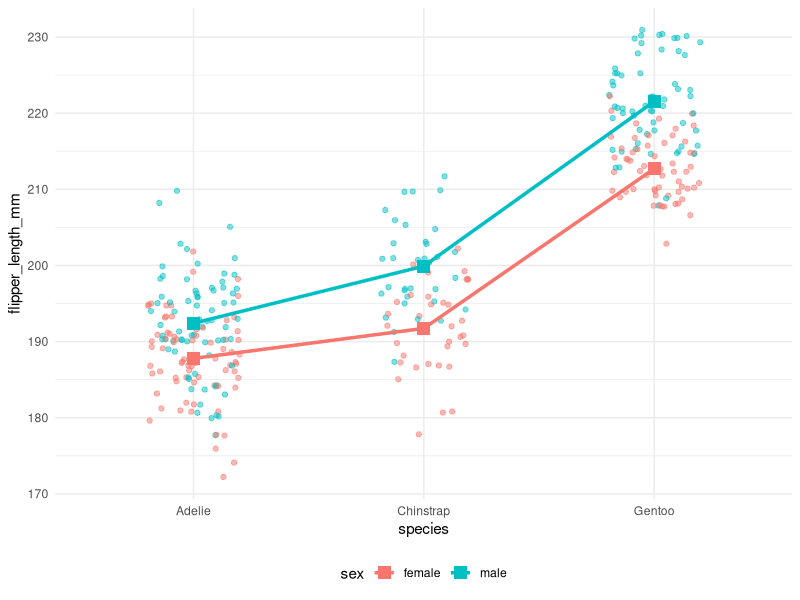
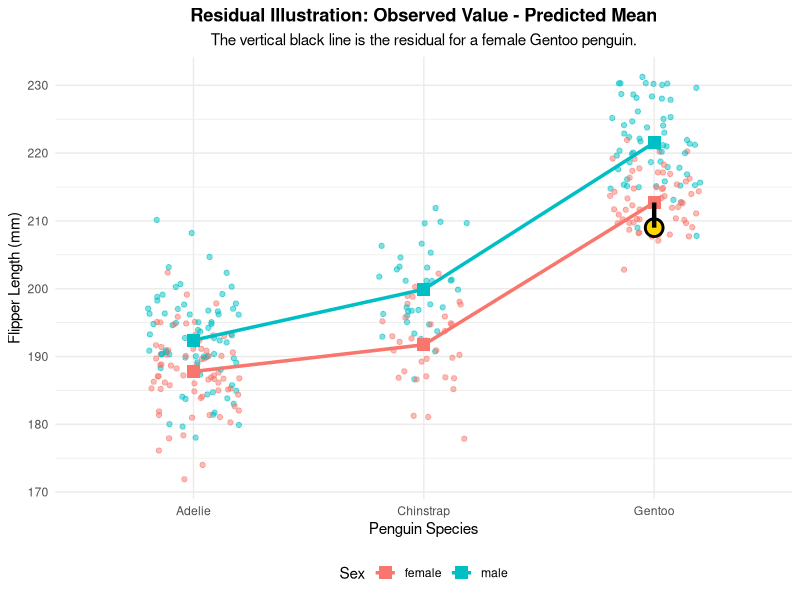
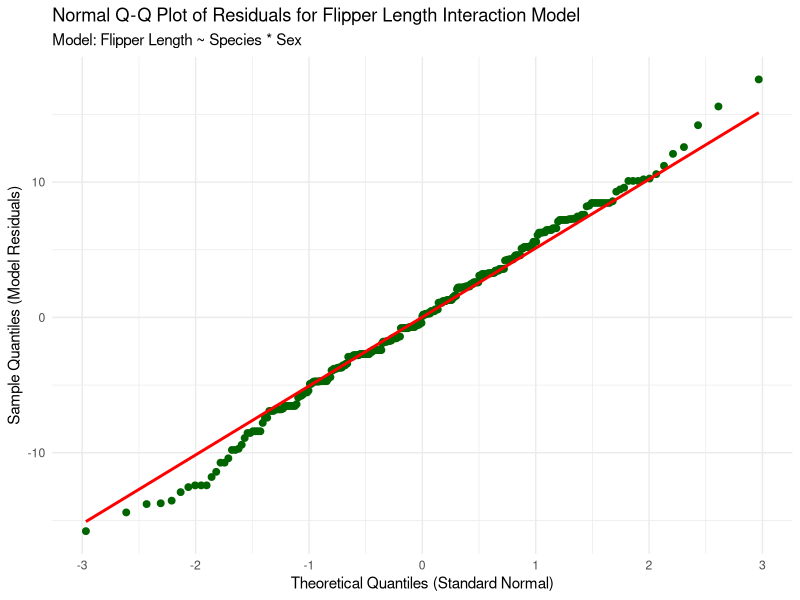
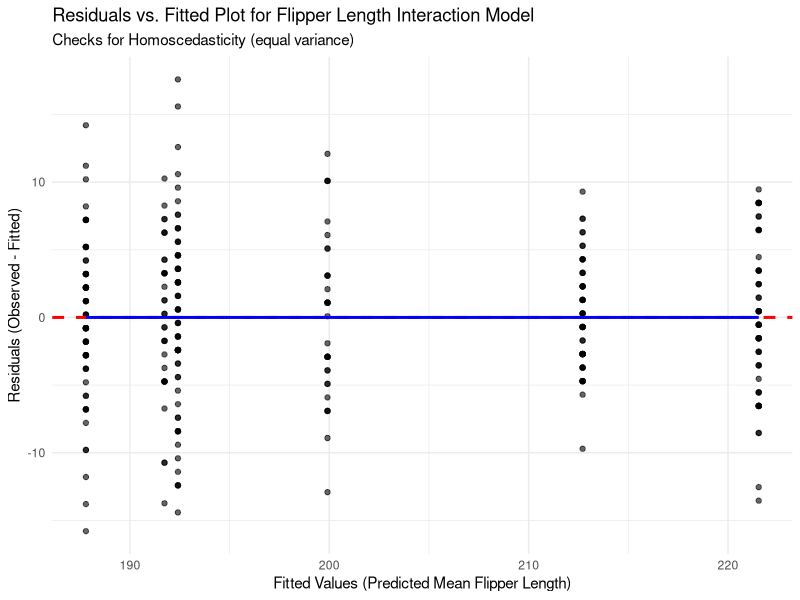
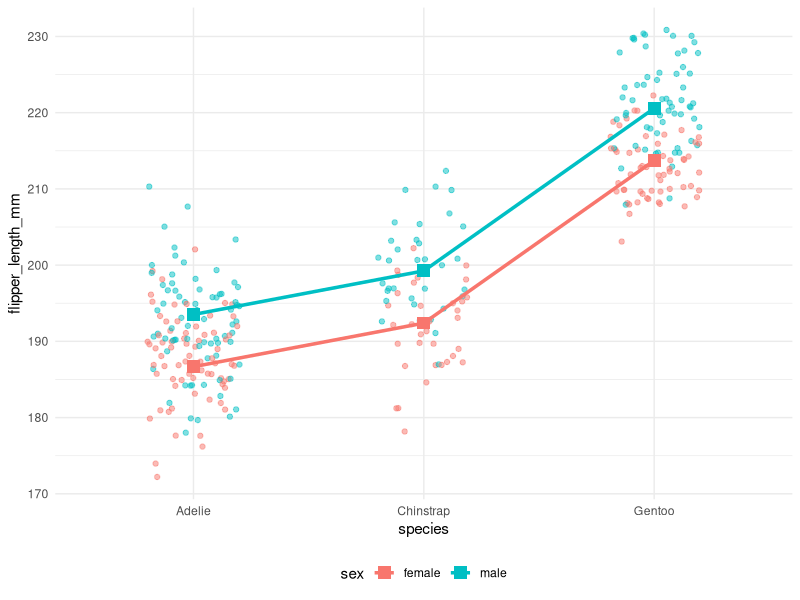
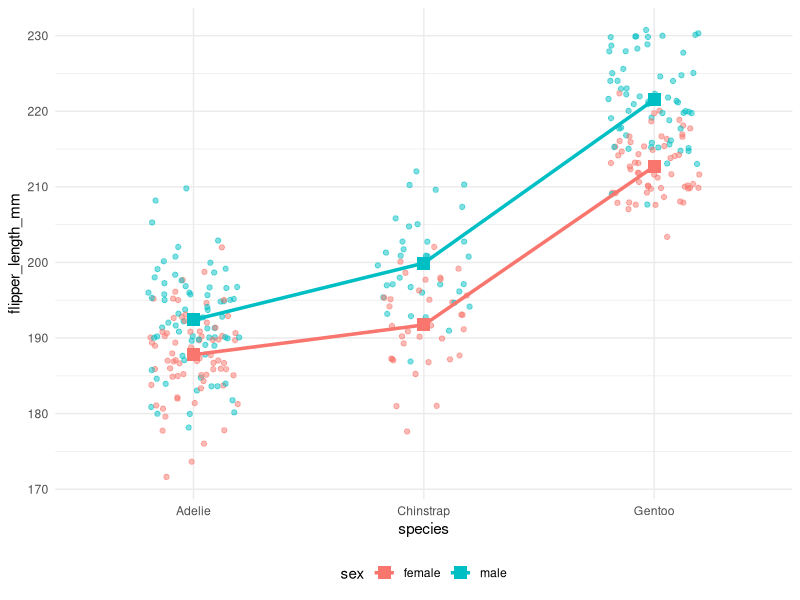
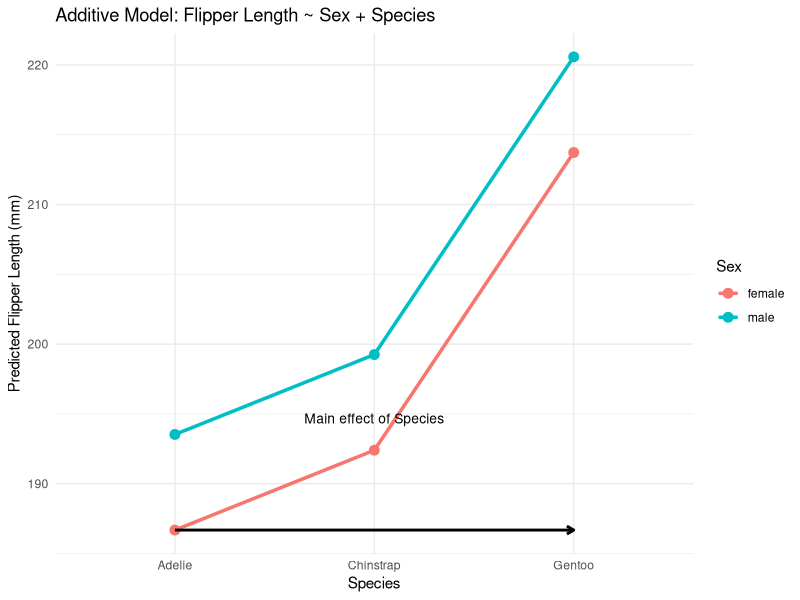
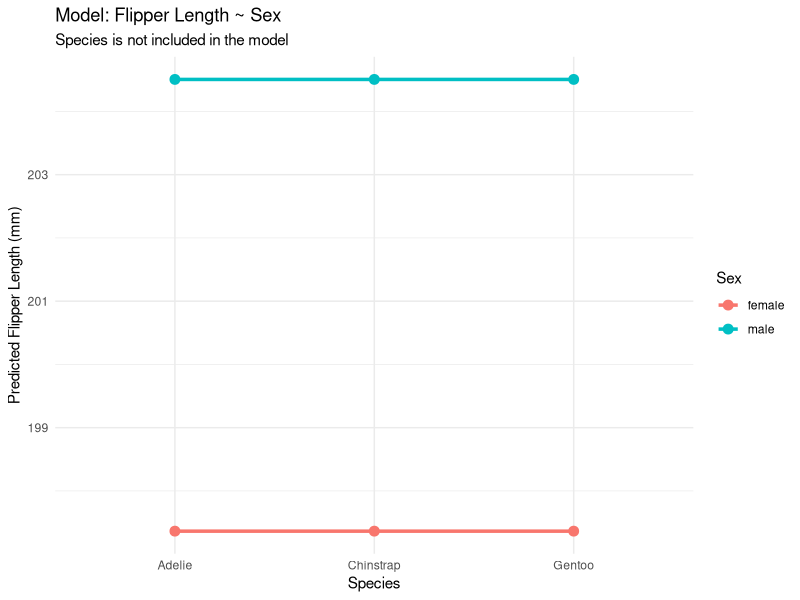

Write the R code that produced these figures, in order.
## ---- chunk 1
#| echo: false

library(tidyverse)
library(palmerpenguins)
library(broom)
library(kableExtra)
## ---- chunk 2
#| echo: false
library(tidyverse)
library(palmerpenguins)

# 1. Load and fit the Interaction Model
penguins_data <- penguins %>%
  drop_na(flipper_length_mm, species, sex)

model_interaction <- lm(flipper_length_mm ~ species * sex, data = penguins_data)

# 2. Create Prediction Grid for fitted lines
prediction_grid_interaction <- expand.grid(
  species = unique(penguins_data$species),
  sex = unique(penguins_data$sex)
)
prediction_grid_interaction$Predicted_FL <- predict(model_interaction, newdata = prediction_grid_interaction)

# 3. Select one observation to highlight
highlight_observation <- penguins_data %>%
  filter(species == "Gentoo", sex == "female") %>%
  slice(5) 

predicted_for_highlight <- prediction_grid_interaction %>%
  filter(species == highlight_observation$species, sex == highlight_observation$sex) %>%
  pull(Predicted_FL)

# 4. Generate the Plot
ggplot(penguins_data, aes(x = species, y = flipper_length_mm, color = sex)) +
  
  # A. Plot all original data points with jitter (for context)
  geom_point(position = position_jitter(width = 0.2), 
             size = 1.5, 
             alpha = 0.5) +
  
  # B. Add the non-parallel fitted lines
  geom_line(data = prediction_grid_interaction, 
            aes(y = Predicted_FL, group = sex), 
            linewidth = 1.2) +
  
  # C. Add points for the *predicted* means (the fitted line's points)
  geom_point(data = prediction_grid_interaction, 
             aes(y = Predicted_FL, group = sex), 
             size = 4, 
             shape = 15) +
  theme_minimal() +
  scale_color_manual(values = c("female" = "#F8766D", "male" = "#00BFC4")) +
  theme(
    plot.title = element_text(hjust = 0.5, face = "bold"),
    plot.subtitle = element_text(hjust = 0.5),
    legend.position = "bottom"
  )
## ---- chunk 3
#| echo: false
library(tidyverse)
library(palmerpenguins)

# 1. Load and fit the Interaction Model
penguins_data <- penguins %>%
  drop_na(flipper_length_mm, species, sex)

model_interaction <- lm(flipper_length_mm ~ species * sex, data = penguins_data)

# 2. Create Prediction Grid for fitted lines
prediction_grid_interaction <- expand.grid(
  species = unique(penguins_data$species),
  sex = unique(penguins_data$sex)
)
prediction_grid_interaction$Predicted_FL <- predict(model_interaction, newdata = prediction_grid_interaction)

# 3. Select one observation to highlight
highlight_observation <- penguins_data %>%
  filter(species == "Gentoo", sex == "female") %>%
  slice(5) 

predicted_for_highlight <- prediction_grid_interaction %>%
  filter(species == highlight_observation$species, sex == highlight_observation$sex) %>%
  pull(Predicted_FL)

# 4. Generate the Plot
ggplot(penguins_data, aes(x = species, y = flipper_length_mm, color = sex)) +
  
  # A. Plot all original data points with jitter (for context)
  geom_point(position = position_jitter(width = 0.2), 
             size = 1.5, 
             alpha = 0.5) +
  
  # B. Add the non-parallel fitted lines
  geom_line(data = prediction_grid_interaction, 
            aes(y = Predicted_FL, group = sex), 
            linewidth = 1.2) +
  
  # C. Add points for the *predicted* means (the fitted line's points)
  geom_point(data = prediction_grid_interaction, 
             aes(y = Predicted_FL, group = sex), 
             size = 4, 
             shape = 15) +
  
  # D. Highlight the specific observed point (Observed Value)
  geom_point(data = highlight_observation, 
             aes(x = species, y = flipper_length_mm), 
             color = "black", size = 5, shape = 21, fill = "gold", stroke = 1.5) +
  
  # E. Illustrate the residual: Vertical line from Observed to Predicted
  # NOTE: Using highlight_observation as data source and mapping X to 'species'
  # ensures the line stays precisely on the categorical X position.
  geom_segment(data = highlight_observation, 
               aes(x = species,
                   xend = species,
                   y = flipper_length_mm, 
                   yend = predicted_for_highlight),
               color = "black", linetype = "solid", linewidth = 1.5, inherit.aes = FALSE) + 
  
  labs(
    title = "Residual Illustration: Observed Value - Predicted Mean",
    subtitle = paste0("The vertical black line is the residual for a ", highlight_observation$sex, " ", highlight_observation$species, " penguin."),
    x = "Penguin Species",
    y = "Flipper Length (mm)",
    color = "Sex"
  ) +
  theme_minimal() +
  scale_color_manual(values = c("female" = "#F8766D", "male" = "#00BFC4")) +
  theme(
    plot.title = element_text(hjust = 0.5, face = "bold"),
    plot.subtitle = element_text(hjust = 0.5),
    legend.position = "bottom"
  )
## ---- chunk 4
#| echo: false 

library(tidyverse)
library(palmerpenguins)

# 1. Load and Clean Data
penguins_data <- penguins %>%
  drop_na(flipper_length_mm, species, sex)

# 2. Fit the Interaction Model
# Flipper Length is the response; Species and Sex are explanatory factors.
model_interaction <- lm(flipper_length_mm ~ species * sex, data = penguins_data)

# 3. Extract Residuals and Store in a Data Frame
residuals_data <- data.frame(
  Residuals = residuals(model_interaction)
)

# 4. Generate the Normal Q-Q Plot using ggplot2
ggplot(residuals_data, aes(sample = Residuals)) +
  # Add the quantile points
  geom_qq(color = "darkgreen", size = 2) + 
  # Add the reference line (where the points should lie if normal)
  geom_qq_line(color = "red", linewidth = 1) + 
  labs(
    title = "Normal Q-Q Plot of Residuals for Flipper Length Interaction Model",
    subtitle = "Model: Flipper Length ~ Species * Sex",
    x = "Theoretical Quantiles (Standard Normal)",
    y = "Sample Quantiles (Model Residuals)"
  ) +
  theme_minimal()
## ---- chunk 5
#| echo: false
library(tidyverse)
library(palmerpenguins)

# 1. Load and fit the Interaction Model
penguins_data <- penguins %>%
  drop_na(flipper_length_mm, species, sex)

model_interaction <- lm(flipper_length_mm ~ species * sex, data = penguins_data)

# 2. Extract Fitted Values and Residuals
# The augment() function from the broom package is the easiest way to get these,
# but using base R/tidyverse functions is more direct for a quick plot.
plot_data <- data.frame(
  Fitted_Values = fitted(model_interaction),
  Residuals = residuals(model_interaction)
)

# 3. Generate the Residuals vs. Fitted Plot
ggplot(plot_data, aes(x = Fitted_Values, y = Residuals)) +
  
  # Add points for each residual
  geom_point(alpha = 0.6) +
  
  # Add a horizontal line at Residual = 0 (the reference line)
  geom_hline(yintercept = 0, color = "red", linetype = "dashed", linewidth = 1) +
  
  # Add a locally weighted smoothing (LOWESS) line to check for non-linearity
  # This line should be flat and close to zero if the linearity assumption holds.
  geom_smooth(method = "loess", color = "blue", se = FALSE, linewidth = 1) +
  
  labs(
    title = "Residuals vs. Fitted Plot for Flipper Length Interaction Model",
    subtitle = "Checks for Homoscedasticity (equal variance)",
    x = "Fitted Values (Predicted Mean Flipper Length)",
    y = "Residuals (Observed - Fitted)"
  ) +
  theme_minimal()

## ---- chunk 6
#| echo: false
m1 <- lm(flipper_length_mm ~ species + sex, data = penguins)
m2 <- lm(flipper_length_mm ~ species * sex, data = penguins)

tidy(m1) |>
  select(term, estimate, std.error)
## ---- chunk 7
#| echo: false
library(tidyverse)
library(palmerpenguins)

# 1. Load and fit the Additive Model
penguins_data <- penguins %>%
  drop_na(flipper_length_mm, species, sex)

model_additive <- lm(flipper_length_mm ~ species + sex, data = penguins_data)

# 2. Create Prediction Grid for fitted lines
prediction_grid_additive <- expand.grid(
  species = unique(penguins_data$species),
  sex = unique(penguins_data$sex)
)

prediction_grid_additive$Predicted_FL <- predict(
  model_additive,
  newdata = prediction_grid_additive
)

# 3. Select one observation to highlight
highlight_observation <- penguins_data %>%
  filter(species == "Gentoo", sex == "female") %>%
  slice(5)

predicted_for_highlight <- prediction_grid_additive %>%
  filter(
    species == highlight_observation$species,
    sex == highlight_observation$sex
  ) %>%
  pull(Predicted_FL)

# 4. Generate the Plot
ggplot(penguins_data, aes(x = species, y = flipper_length_mm, color = sex)) +

  # A. Plot all original data points with jitter
  geom_point(
    position = position_jitter(width = 0.2),
    size = 1.5,
    alpha = 0.5
  ) +

  # B. Add parallel fitted lines
  geom_line(
    data = prediction_grid_additive,
    aes(y = Predicted_FL, group = sex),
    linewidth = 1.2
  ) +

  # C. Add points for the predicted means
  geom_point(
    data = prediction_grid_additive,
    aes(y = Predicted_FL, group = sex),
    size = 4,
    shape = 15
  ) +

  theme_minimal() +
  scale_color_manual(
    values = c("female" = "#F8766D", "male" = "#00BFC4")
  ) +
  theme(
    plot.title = element_text(hjust = 0.5, face = "bold"),
    plot.subtitle = element_text(hjust = 0.5),
    legend.position = "bottom"
  )
## ---- chunk 8
tidy(m2) |>
  select(term, estimate, std.error)
## ---- chunk 9
#| echo: false
library(tidyverse)
library(palmerpenguins)

# 1. Load and fit the Interaction Model
penguins_data <- penguins %>%
  drop_na(flipper_length_mm, species, sex)

model_interaction <- lm(flipper_length_mm ~ species * sex, data = penguins_data)

# 2. Create Prediction Grid for fitted lines
prediction_grid_interaction <- expand.grid(
  species = unique(penguins_data$species),
  sex = unique(penguins_data$sex)
)
prediction_grid_interaction$Predicted_FL <- predict(model_interaction, newdata = prediction_grid_interaction)

# 3. Select one observation to highlight
highlight_observation <- penguins_data %>%
  filter(species == "Gentoo", sex == "female") %>%
  slice(5) 

predicted_for_highlight <- prediction_grid_interaction %>%
  filter(species == highlight_observation$species, sex == highlight_observation$sex) %>%
  pull(Predicted_FL)

# 4. Generate the Plot
ggplot(penguins_data, aes(x = species, y = flipper_length_mm, color = sex)) +
  
  # A. Plot all original data points with jitter (for context)
  geom_point(position = position_jitter(width = 0.2), 
             size = 1.5, 
             alpha = 0.5) +
  
  # B. Add the non-parallel fitted lines
  geom_line(data = prediction_grid_interaction, 
            aes(y = Predicted_FL, group = sex), 
            linewidth = 1.2) +
  
  # C. Add points for the *predicted* means (the fitted line's points)
  geom_point(data = prediction_grid_interaction, 
             aes(y = Predicted_FL, group = sex), 
             size = 4, 
             shape = 15) +
  theme_minimal() +
  scale_color_manual(values = c("female" = "#F8766D", "male" = "#00BFC4")) +
  theme(
    plot.title = element_text(hjust = 0.5, face = "bold"),
    plot.subtitle = element_text(hjust = 0.5),
    legend.position = "bottom"
  )
## ---- chunk 10
#| echo: false
library(tidyverse)
library(palmerpenguins)

# 1. Load and clean the data
# We drop rows with NAs in our variables of interest
penguins_data <- penguins %>%
  drop_na(flipper_length_mm, species, sex)

# 2. Fit the Two-Way ANOVA Interaction Model
# The asterisk (*) represents the main effects (species and sex) PLUS their interaction.
# Model Formula: flipper_length_mm ~ species + sex + species:sex
model_anova <- aov(flipper_length_mm ~ species * sex, data = penguins_data)

# 3. Generate the ANOVA Summary Table
# This table contains the Sums of Squares (SS), Degrees of Freedom (df), 
# Mean Squares (MS), F-statistics, and p-values for all effects.
summary(model_anova)
## ---- chunk 11
#| echo: false
library(tidyverse)
library(palmerpenguins)

library(tidyverse)
library(palmerpenguins)

# Remove missing observations
penguins_clean <- penguins %>%
  drop_na(flipper_length_mm, sex, species)

# Additive model: Sex + Species
model_add <- lm(flipper_length_mm ~ sex + species,
                data = penguins_clean)

# Predicted means for each combination
pred_add <- expand_grid(
  species = levels(penguins_clean$species),
  sex = levels(penguins_clean$sex)
) %>%
  mutate(predicted = predict(model_add, newdata = .))

# Predicted means for Female Adelie and Chinstrap
adelie_female <- pred_add %>%
  filter(species == "Adelie", sex == "female") %>%
  pull(predicted)

# Plot: Additive Model
plot_add <- ggplot(pred_add,
                   aes(x = species, y = predicted,
                       color = sex, group = sex)) +

  geom_line(linewidth = 1.2) +
  geom_point(size = 3) +

  # Horizontal arrow showing the main effect of Species
  annotate("segment",
           x = 1, xend = 3,
           y = adelie_female,
           yend = adelie_female,
           arrow = arrow(length = unit(0.2, "cm")),
           linewidth = 1,
           color = "black") +

  annotate("text",
           x = 2,
           y = adelie_female + 8,
           label = "Main effect of Species",
           hjust = 0.5,
           size = 3.5) +

  labs(
    title = "Additive Model: Flipper Length ~ Sex + Species",
    x = "Species",
    y = "Predicted Flipper Length (mm)",
    color = "Sex"
  ) +

  theme_minimal()

plot_add
## ---- chunk 12
#| echo: false
# Model without Species
model_sex <- lm(flipper_length_mm ~ sex,
                data = penguins_clean)

# Predicted means for each species and sex
pred_sex <- expand_grid(
  species = levels(penguins_clean$species),
  sex = levels(penguins_clean$sex)
) %>%
  mutate(predicted = predict(model_sex, newdata = .))

# Plot: Model without Species
plot_sex <- ggplot(pred_sex,
                   aes(x = species, y = predicted,
                       color = sex, group = sex)) +
  geom_line(linewidth = 1.2) +
  geom_point(size = 3) +
  labs(
    title = "Model: Flipper Length ~ Sex",
    subtitle = "Species is not included in the model",
    x = "Species",
    y = "Predicted Flipper Length (mm)",
    color = "Sex"
  ) +
  theme_minimal()

# Display plot
plot_sex
## ---- chunk 13
#| echo: false
library(tidyverse)
library(palmerpenguins)

# --- 1. Data Cleaning ---
# Ensure data is clean for the model
penguins_clean <- penguins %>%
  drop_na(flipper_length_mm, species, sex)

# --- 2. Model Fitting (Additive ANOVA: Flipper Length ~ Species + Sex) ---
model_additive <- lm(flipper_length_mm ~ species + sex, data = penguins_clean)

# --- 3. Prepare Data for Plotting ---
plot_data <- penguins_clean %>%
  mutate(
    fitted_values = fitted(model_additive),
    residuals = resid(model_additive)
  )

# --- 4. Generate the ggplot Visualization ---
ggplot(plot_data, aes(x = fitted_values, y = residuals)) +
  
  # Scatter plot of residuals vs. fitted values. 
  # Color is mapped to 'species' but the legend will be suppressed.
  geom_point(alpha = 0.6, aes(color = species)) +
  
  # Add the reference line at y = 0
  geom_hline(yintercept = 0, linetype = "dashed", color = "red", linewidth = 1) +
  
  labs(
    title = "Residuals vs. Fitted Values Plot for Flipper Length Model",
    subtitle = "Model: Flipper Length ~ Species + Sex (Points grouped by species, but legend removed)",
    x = "Fitted Values (Predicted Flipper Length in mm)",
    y = "Residuals (Observed - Predicted)"
  ) +
  theme_minimal() +
  # --- CRITICAL LINE: Suppresses the legend for the 'color' aesthetic ---
  guides(color = "none") +
  theme(plot.title = element_text(face = "bold"))
## ---- chunk 14
#| echo: false

library(tidyverse)
library(palmerpenguins)

# --- 1. Data Cleaning and Model Fitting ---
penguins_clean <- penguins %>%
  drop_na(flipper_length_mm, species, sex)

model_additive <- lm(flipper_length_mm ~ species + sex, data = penguins_clean)

# --- 2. Prepare Data for Plotting ---
plot_data <- penguins_clean %>%
  mutate(
    residuals = resid(model_additive)
  )

# --- 3. Generate the ggplot Visualization ---
ggplot(plot_data, aes(sample = residuals)) +
  stat_qq(color = 'darkgreen') +
  stat_qq_line(color = 'black', linewidth = 1) +
  labs(
    title = "Normal Q-Q Plot of Residuals",
    subtitle = "Model: Flipper Length ~ Species + Sex",
    x = "Theoretical Quantiles (Normal Distribution)",
    y = "Sample Quantiles (Model Residuals)"
  ) +
  theme_minimal() +
  theme(plot.title = element_text(face = "bold"))
## ---- chunk 15
#| echo: false

library(tidyverse)
library(palmerpenguins)

# --- 1. Prepare Data and Calculate Means ---
penguins_clean <- penguins %>%
  drop_na(flipper_length_mm, species, sex) 

grand_mean <- mean(penguins_clean$flipper_length_mm)

marginal_species_means <- penguins_clean %>%
  group_by(species) %>%
  summarise(
    marginal_mean_flipper = mean(flipper_length_mm),
    .groups = 'drop'
  )

cell_means <- penguins_clean %>%
  group_by(species, sex) %>%
  summarise(
    cell_mean_flipper = mean(flipper_length_mm),
    .groups = 'drop'
  )

plot_data <- penguins_clean %>%
  left_join(marginal_species_means, by = "species") %>%
  mutate(grand_mean = grand_mean) %>%
  left_join(cell_means, by = c("species", "sex"))

# --- 2. Generate the Minimalist ggplot Visualization ---
ggplot(plot_data, aes(x = species, y = flipper_length_mm)) +
  
  # A. Plot individual data points (color-coded by Factor B: Sex)
  geom_point(aes(color = sex), 
             position = position_jitter(width = 0.2), 
             alpha = 0.5, size = 1.5) +
  
  # B. Draw the Cell Means (Y-bar_ij) as thin lines
  stat_summary(aes(y = cell_mean_flipper, color = sex), 
               geom = "crossbar", 
               fun.data = function(x) data.frame(ymin = mean(x), ymax = mean(x), y = mean(x)),
               width = 0.5, 
               linewidth = 0.5) +
  
  # C. Draw the Grand Mean (Y-bar)
  geom_hline(aes(yintercept = grand_mean), 
             color = "red", linewidth = 1.2, linetype = "dashed") +
  
  # D. Draw the Marginal Species Means (Y-bar_i dot) as thick black segments
  geom_segment(data = marginal_species_means,
               aes(y = marginal_mean_flipper, yend = marginal_mean_flipper, 
                   x = as.numeric(species) - 0.4, 
                   xend = as.numeric(species) + 0.4),
               inherit.aes = FALSE,
               color = "black", linewidth = 3) +
  
  # E. Labels (X and Y axis labels restored)
  labs(
    x = "Penguin Species (Factor A)",
    y = "Flipper Length (mm)",
    color = "Sex" # Restored 'color' legend title
  ) +
  theme_minimal() +
  # Keep axis text, but remove title/subtitle/legend title
  theme(plot.title = element_blank(),
        plot.subtitle = element_blank())
## ---- chunk 16
#| echo: false
library(tidyverse)
library(palmerpenguins)

# --- 1. Prepare Data and Calculate Means ---
penguins_clean <- penguins %>%
  drop_na(flipper_length_mm, species, sex) 

# Calculate Grand Mean
grand_mean <- mean(penguins_clean$flipper_length_mm)

# Calculate Marginal Species Means (Factor A, ignoring B)
marginal_species_means <- penguins_clean %>%
  group_by(species) %>%
  summarise(
    marginal_mean_flipper = mean(flipper_length_mm),
    .groups = 'drop'
  )

# 🆕 Calculate Cell Means (Species * Sex Interaction)
cell_means <- penguins_clean %>%
  group_by(species, sex) %>%
  summarise(
    cell_mean_flipper = mean(flipper_length_mm),
    .groups = 'drop'
  )

# Join the calculated means back to the plot data
plot_data <- penguins_clean %>%
  left_join(marginal_species_means, by = "species") %>%
  mutate(grand_mean = grand_mean) %>%
  left_join(cell_means, by = c("species", "sex"))

# --- 2. Generate the ggplot Visualization ---
ggplot(plot_data, aes(x = species, y = flipper_length_mm)) +
  
  # A. Plot individual data points (color-coded by Factor B: Sex)
  geom_point(aes(color = sex), 
             position = position_jitter(width = 0.2), 
             alpha = 0.5, size = 1.5) +
  
  # 🆕 B. Draw the Cell Means (Y-bar_ij) as thin, gray lines
  # We use stat_summary(geom="crossbar") to draw a short line at the mean for each group (Species x Sex)
  stat_summary(aes(y = cell_mean_flipper, color = sex), 
               geom = "crossbar", 
               fun.data = function(x) data.frame(ymin = mean(x), ymax = mean(x), y = mean(x)),
               width = 0.5, # Controls the length of the crossbar
               linewidth = 0.5) +
  
  # C. Draw the Grand Mean (Y-bar)
  geom_hline(aes(yintercept = grand_mean), 
             color = "red", linewidth = 1.2, linetype = "dashed") +
  
  # D. Draw the Marginal Species Means (Y-bar_i dot) as thick black segments (Factor A effect)
  geom_segment(data = marginal_species_means,
               aes(y = marginal_mean_flipper, yend = marginal_mean_flipper, 
                   x = as.numeric(species) - 0.4, 
                   xend = as.numeric(species) + 0.4),
               inherit.aes = FALSE,
               color = "black", linewidth = 3) +
  
  # E. Visualize SS_A: Draw segments from the Marginal Mean to the Grand Mean
  geom_segment(data = marginal_species_means,
               aes(x = species, 
                   xend = species, 
                   y = marginal_mean_flipper, 
                   yend = grand_mean),
               color = "black", 
               linewidth = 1, 
               arrow = arrow(length = unit(0.02, "npc"), ends = "both"),
               inherit.aes = FALSE) +
  
  # F. Label the Grand Mean
  geom_text(aes(x = 3.5, y = grand_mean), 
            label = "Grand Mean (Y-bar)", 
            color = "red", 
            hjust = 1, vjust = 1.5, size = 4) +
  
  labs(
    title = "SS_A (Species Marginal Means) vs. Cell Means (Species x Sex)",
    subtitle = "Thick black bars show Marginal Means (SS_A focus). Thin colored bars show Cell Means.",
    x = "Penguin Species (Factor A)",
    y = "Flipper Length (mm)",
    color = "Sex (Factor B)"
  ) +
  theme_minimal()
## ---- chunk 17
#| echo: false
library(tidyverse)
library(palmerpenguins)

# 1. Prepare Data
penguins_clean <- penguins %>%
  drop_na(flipper_length_mm, species, sex)

# Calculate Grand Mean
grand_mean <- mean(penguins_clean$flipper_length_mm)

# Calculate Marginal Species Means
marginal_species_means <- penguins_clean %>%
  group_by(species) %>%
  summarise(
    marginal_mean_flipper = mean(flipper_length_mm),
    .groups = "drop"
  )

# Calculate Cell Means (Species x Sex)
cell_means <- penguins_clean %>%
  group_by(species, sex) %>%
  summarise(
    cell_mean_flipper = mean(flipper_length_mm),
    .groups = "drop"
  )

# Join Means Back to Plot Data
plot_data <- penguins_clean %>%
  left_join(marginal_species_means, by = "species") %>%
  mutate(grand_mean = grand_mean) %>%
  left_join(cell_means, by = c("species", "sex"))

# Select One Example Observation for Each Species x Sex Combination
example_points <- plot_data %>%
  group_by(species, sex) %>%
  slice(1) %>%
  ungroup()

# 2. Generate Plot
ggplot(plot_data, aes(x = species, y = flipper_length_mm)) +

  # Individual observations
  geom_point(
    aes(color = sex),
    position = position_jitter(width = 0.2),
    alpha = 0.5,
    size = 1.5
  ) +

  # Cell Means (Species x Sex)
  geom_segment(
    data = cell_means,
    aes(
      x = as.numeric(species) - 0.25,
      xend = as.numeric(species) + 0.25,
      y = cell_mean_flipper,
      yend = cell_mean_flipper,
      color = sex
    ),
    inherit.aes = FALSE,
    linewidth = 1.2
  ) +

  # Grand Mean
  geom_hline(
    yintercept = grand_mean,
    color = "black",
    linewidth = 1,
    linetype = "dashed"
  ) +

  # Marginal Species Means
  geom_segment(
    data = marginal_species_means,
    aes(
      y = marginal_mean_flipper,
      yend = marginal_mean_flipper,
      x = as.numeric(species) - 0.4,
      xend = as.numeric(species) + 0.4
    ),
    inherit.aes = FALSE,
    color = "black",
    linewidth = 3
  ) +

  # Example SSE Arrows: Observation to Corresponding Cell Mean
  geom_segment(
    data = example_points,
    aes(
      x = species,
      xend = species,
      y = flipper_length_mm,
      yend = cell_mean_flipper,
      color = sex
    ),
    inherit.aes = FALSE,
    linewidth = 1,
    arrow = arrow(
      length = unit(0.12, "inches"),
      ends = "both"
    )
  ) +

  # Highlight Example Observations
  geom_point(
    data = example_points,
    aes(x = species, y = flipper_length_mm, color = sex),
    inherit.aes = FALSE,
    size = 4
  ) +

  labs(
    title = "Sums of Squares Error (SSE)",
    subtitle = "Arrows illustrate the distance from individual observations to their Species x Sex cell means",
    x = "Penguin Species",
    y = "Flipper Length (mm)",
    color = "Sex"
  ) +

  theme_minimal()
## ---- chunk 18
#| echo: false
library(tidyverse)
library(palmerpenguins)

# 1. Load and clean the data
# We drop rows with NAs in our variables of interest
penguins_data <- penguins %>%
  drop_na(flipper_length_mm, species, sex)

# 2. Fit the Two-Way ANOVA Interaction Model
# The asterisk (*) represents the main effects (species and sex) PLUS their interaction.
# Model Formula: flipper_length_mm ~ species + sex + species:sex
model_anova <- aov(flipper_length_mm ~ species, data = penguins_data)

# 3. Generate the ANOVA Summary Table
# This table contains the Sums of Squares (SS), Degrees of Freedom (df), 
# Mean Squares (MS), F-statistics, and p-values for all effects.
summary(model_anova)
## ---- chunk 19
#| echo: false
library(tidyverse)
library(palmerpenguins)

# 1. Load and clean the data
# We drop rows with NAs in our variables of interest
penguins_data <- penguins %>%
  drop_na(flipper_length_mm, species, sex)

# 2. Fit the Two-Way ANOVA Interaction Model
# The asterisk (*) represents the main effects (species and sex) PLUS their interaction.
# Model Formula: flipper_length_mm ~ species + sex + species:sex
model_anova <- aov(flipper_length_mm ~ species + sex, data = penguins_data)

# 3. Generate the ANOVA Summary Table
# This table contains the Sums of Squares (SS), Degrees of Freedom (df), 
# Mean Squares (MS), F-statistics, and p-values for all effects.
summary(model_anova)
## ---- chunk 20
#| echo: false
library(tidyverse)
library(palmerpenguins)

# 1. Load and clean the data
# We drop rows with NAs in our variables of interest
penguins_data <- penguins %>%
  drop_na(flipper_length_mm, species, sex)

# 2. Fit the Two-Way ANOVA Interaction Model
# The asterisk (*) represents the main effects (species and sex) PLUS their interaction.
# Model Formula: flipper_length_mm ~ species + sex + species:sex
model_anova <- aov(flipper_length_mm ~ species + sex, data = penguins_data)

# 3. Generate the ANOVA Summary Table
# This table contains the Sums of Squares (SS), Degrees of Freedom (df), 
# Mean Squares (MS), F-statistics, and p-values for all effects.
summary(model_anova)
## ---- chunk 21
penguins |>
  ggplot(
    aes(x = bill_length_mm, y = flipper_length_mm)) +
  geom_point()
## ---- chunk 22
#| echo: false
penguins |>
  ggplot(
    aes(x = bill_length_mm, y = flipper_length_mm)) + 
  geom_point() + 
  labs(title = "Penguins Data",
       x = "bill length (mm)",
       y = "flipper length (mm)")
  
## ---- chunk 23
penguins |> 
  summarise(corr = cor(bill_length_mm, flipper_length_mm, use = "complete.obs"))
## ---- chunk 24
#| echo: false
penguins |>
  ggplot(
    aes(x = bill_length_mm, y = flipper_length_mm)) + 
  geom_point() + 
  labs(title = "Penguins Data",
       x = "bill length (mm)",
       y = "flipper length (mm)") + 
  geom_smooth(method = "lm" , se = F)
## ---- chunk 25
#| echo: false
penguins %>%
  lm(flipper_length_mm ~ bill_length_mm, data = .) %>% 
  augment() %>% 
  ggplot(aes(bill_length_mm, flipper_length_mm)) + 
  geom_point() + 
  geom_smooth(method = "lm", se = FALSE, color = "purple") + 
  geom_segment(aes(xend = bill_length_mm, yend = .fitted)) +
  labs(title = "Residuals",
       x = "bill length (mm)",
       y = "flipper length (mm)")
## ---- chunk 26
model1 <- lm(flipper_length_mm ~ bill_length_mm, data = penguins)

tidy(model1)
## ---- chunk 27
#| echo: false
penguins |>
  ggplot(
    aes(x = bill_length_mm, y = flipper_length_mm)) + 
  geom_point() + 
  labs(title = "Penguins Data",
       x = "bill length (mm)",
       y = "flipper length (mm)") + 
  geom_smooth(method = "lm" , se = F)
## ---- chunk 28
#| echo: false

# 1. Prepare and Fit the Model
# Filter NAs to ensure the model fitting and prediction work correctly
penguins_clean <- penguins |>
  filter(!is.na(bill_length_mm) & !is.na(flipper_length_mm) & !is.na(species))

model <- lm(flipper_length_mm ~ bill_length_mm + species, data = penguins_clean)

# 2. Calculate Predicted Values
# Add the fitted (predicted) value for *every* observation back to the tibble
penguins_predictions <- penguins_clean |>
  mutate(
    predicted_flipper_length = predict(model, newdata = penguins_clean)
  )

# 3. Create the Plot
final_plot <- penguins_predictions |>
  ggplot(aes(x = bill_length_mm, y = flipper_length_mm, color = species)) +
  
  # A. Plot the Raw Data
  geom_point(alpha = 0.5) +
  
  # B. Plot the Predicted Lines using geom_line()
  # We map the y-aesthetic to the calculated predicted values.
  # The key is to map the 'group' aesthetic to 'species' to ensure 
  # geom_line() draws three separate lines.
  geom_line(aes(y = predicted_flipper_length, group = species),
            linewidth = 1.5) + # Use geom_line for calculated values
  
  # C. Set labels and theme
  labs(title = "Penguins Data",
       x = "bill length (mm)",
       y = "flipper length (mm)",
       color = "Species")

# Print the plot
print(final_plot)

## ---- chunk 29
#| echo: false
penguins |>
  ggplot(
    aes(x = bill_length_mm, y = flipper_length_mm, color = species)) + 
  geom_point() + 
  labs(title = "Penguins Data",
       x = "bill length (mm)",
       y = "flipper length (mm)") + 
  geom_smooth(method = "lm" , se = F)
